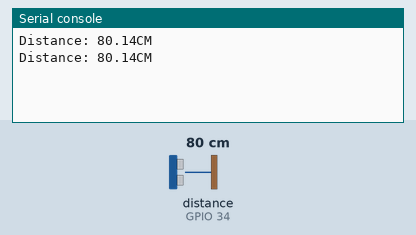
Bench run of a program on a simulated ESP32 board running MicroPython. On the bench: the last lines printed to the serial console. The inputs (shaded band) are chosen by the test bench; at power-on: distance to the obstacle (sensor on GPIO 34) 80 cm. Library files of the repository ran but are not shown: hcsr04.py.

Above: at 1.2 s.
1.3 s: distance to the obstacle (sensor on GPIO 34) set to 2 cm
At 2.6 s:
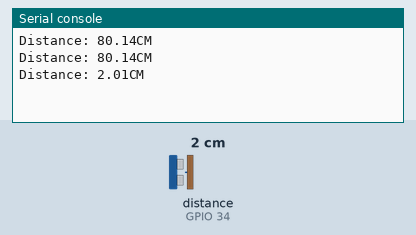
2.8 s: distance to the obstacle (sensor on GPIO 34) set to 4 cm
At 3.6 s:
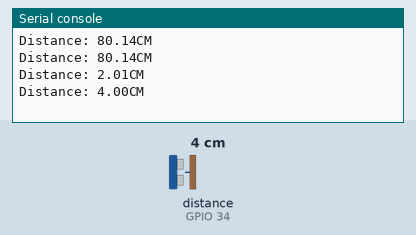
Timing chart, 0 to 5.8 s (numbered marks = the images above; inputs shaded):
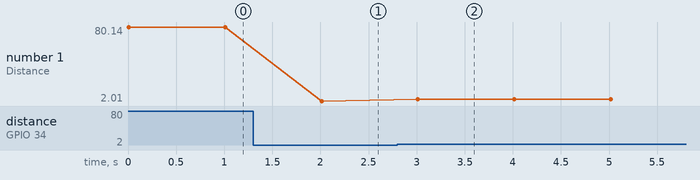

The program:

oevelse1.1.py
```python
from hcsr04 import HCSR04
import uasyncio as asyncio
from machine import Pin
"""Øvelse 1.1: Lav et eventloop med asyncio der
    printer distancen i CM der måles af HC-SR04
    ultralydssensoren."""
ultrasonic = HCSR04(15, 34)

async def lcd_show_distance():
    while True:
        distance = ultrasonic.distance_cm()
        print(f"Distance: {distance:.2f}CM")
        await asyncio.sleep_ms(1000)

loop = asyncio.new_event_loop()
loop.create_task(lcd_show_distance())
loop.run_forever()
```

Measured:
- after the input at 1.3 s, the serial console: prints a new line after 0.71 s (image 1)
- after the input at 2.8 s, the serial console: prints a new line after 0.21 s (image 2)
- plotted number 1: 80.14 → 2.01 after the input at 1.3 s, 2.01 → 4 after the input at 2.8 s
